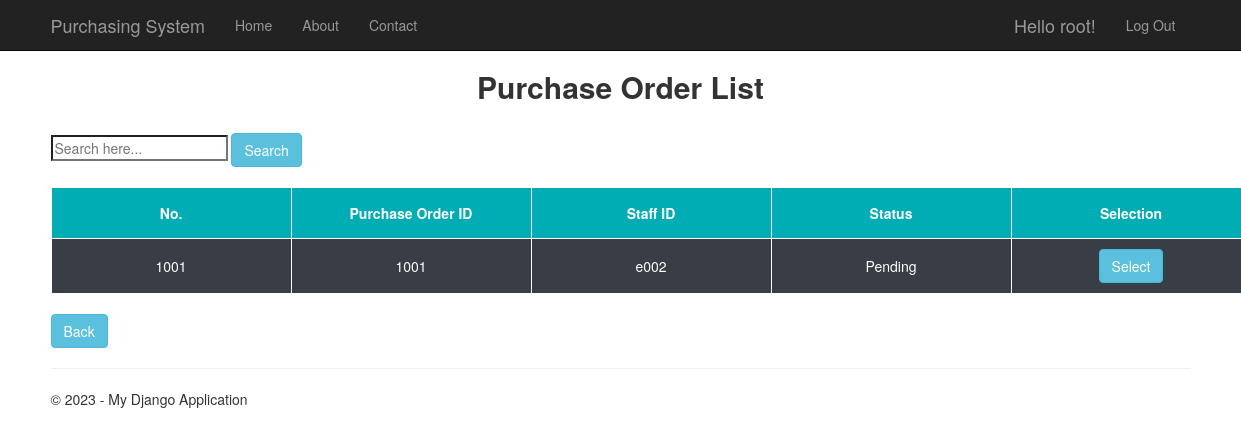
Screenshot of /viewItem (signed in) with the database file from the repository.
### app/models.py (models this page shows)
class PurchaseOrder(models.Model):
    po_id = models.CharField(primary_key=True, max_length=10)
    item_id = models.ForeignKey(Item,default=None, on_delete=models.CASCADE)
    staff_id = models.ForeignKey(Staff,default=None, on_delete=models.CASCADE)
    quotation_id = models.ForeignKey(Quotation,default=None, on_delete=models.CASCADE)
    vendor_id = models.ForeignKey(Vendor,default=None, on_delete=models.CASCADE)
    item_name = models.CharField(max_length=40)
    quantity_provided = models.PositiveIntegerField()
    item_price = models.DecimalField(default=None, null=True, max_digits=8, decimal_places=2)
    total_price = models.DecimalField(default=None, null=True, max_digits=8, decimal_places=2)
    quantity_needed = models.PositiveIntegerField()
    po_status = models.CharField(max_length=20)
    def __str__(self):
        return str(self.po_id)

class Staff(models.Model):
    staff_id = models.CharField(primary_key=True, max_length=10)
    staff_password = models.CharField(max_length=5, null=True)
    def __str__(self):
        return str(self.staff_id)

### viewitem/views.py (the view)
# urls.py: re_path(r'^viewItem$', viewitem_views.viewItem, name='viewItem'),
def viewItem(request):
    po_list = PurchaseOrder.objects.all()
    return render(
        request,
        'viewitem/viewItem.html',
        {
            'title':'View Purchase Order',
            'year':datetime.now().year,
            'po_list' : po_list,
        }
    )

### viewitem/templates/viewitem/viewItem.html (shortened to what this page needs)
{% extends "app/layout.html" %}
{% block content %}
<div>
    <h2 style="text-align: center;"> <strong>Purchase Order List</strong></h2>
    <br/>
  <form class="margintop" action = 'searchItem' method='POST'>
    <input type="text" placeholder="Search here..." aria-label="Search here.." name = "searched")>
    <button class="btn btn-info">Search</button>
    </form>
    <br/>
</div>
<div>
<table>
<thead>
    <th>No.</th>
    <th>Purchase Order ID</th>
    <th>Staff ID</th>
    <th>Status</th>
    <th>Selection</th>
</thead>
{% for po in po_list %}
    {% if po.po_status == 'Pending' %}
    <tr>
        <td>{{po}}</td>
        <td>{{po.po_id}}</td>
        <td>{{po.staff_id}}</td>
        <td>{{po.po_status}}</td>
        <td>
            <form class="margintop" action='selectItem' method='POST'>
                <button type="submit" value="po.po_id" name="selected" class="btn btn-info">Select</button><br />
            </form>
        </td>
    </tr>
    {% endif %}
{% endfor %}
</table>
</div>
<br>
<form class="margintop" action='backtoHome' method='GET'>
  <button type="submit" class="btn btn-info">Back</button><br />
</form>
{% endblock %}

### app/templates/app/loginpartial.html (shortened to what this page needs)
{% if user.is_authenticated %}
<form id="logoutForm" action="/logout" method="post" class="navbar-right">
    <ul class="nav navbar-nav navbar-right">
        <li><span class="navbar-brand">Hello {{ user.username }}!</span></li>
        <li><a href="javascript:document.getElementById('logoutForm').submit()">Log Out</a></li>
    </ul>
</form>
{% else %}
<ul class="nav navbar-nav navbar-right">
    <li><a href="{% url 'login' %}">Log in</a></li>
</ul>
{% endif %}

### app/static/app/content/site.css (style rules this page uses)
body { padding-top: 50px; padding-bottom: 20px; }
input, select, textarea { max-width: 280px; }

### viewitem/templates/viewitem/viewItem.html (style rules this page uses)
table, th,td { border:none; border-collapse: collapse; border-left: 1px solid white; border-right: 1px solid white; text-align: center; padding:10px; }
th { background-color: #00ADB5; color: white; padding:15px; }
tr { border:1px solid; border-color: white; background-color: #393E46; color: white; }
tr > td { min-width: 240px; }
tr > td:first-child { min-width: 240px; }

### rows the page displays
PurchaseOrder: po_id "1001", staff_id "e002", po_status "Pending"

### other values shown
{{ user.username }} "root"
